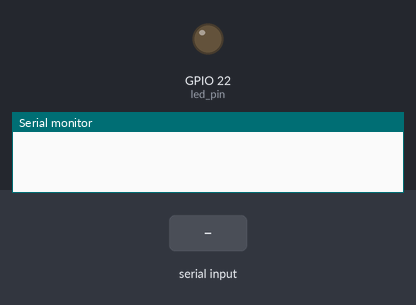
Simulated run of this sketch. Board: ESP32. Shown: output pins drawn as LEDs (lit = HIGH), the last lines printed to the serial monitor. Dashed ring = blinking. The inputs (shaded band) are chosen by the test bench.

Above: at 0.0 s.
At 1.8 s:
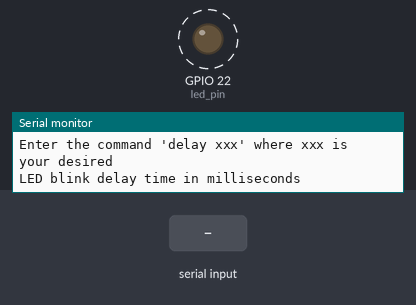
1.9 s: "90,45\n" received over Serial
4.9 s: "0\n" received over Serial
Timing chart, 0 to 13.9 s (numbered marks = the images above; inputs shaded):
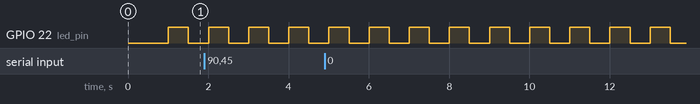

Measured:
- by itself, GPIO 22 (led_pin): alternates HIGH for 0.50 s and LOW for 0.50 s

The sketch:

exercicio_filas.ino
```cpp
#include <freertos/FreeRTOS.h>
#include <freertos/task.h>
#include <freertos/queue.h>

// adaptado de https://www.digikey.com/en/maker/projects/introduction-to-rtos-solution-to-part-5-freertos-queue-example/72d2b361f7b94e0691d947c7c29a03c9

/*
* Date: January 18, 2021
* Author: Shawn Hymel
* License: 0BSD
*/

// Settings
static const uint8_t buf_len = 255;     // Size of buffer to look for command
static const char command[] = "delay "; // Note the space!
static const int delay_queue_len = 5;   // Size of delay_queue
static const int msg_queue_len = 5;     // Size of msg_queue
static const uint8_t blink_max = 10;   // Num times to blink before message

// Pins (change this if your Arduino board does not have LED_BUILTIN defined)
static const int led_pin = 22;

// Message struct: used to wrap strings (not necessary, but it's useful to see
// how to use structs here)
struct Message {
  char body[50];
  int count;
};

// Globals
static QueueHandle_t queue_1; // delay_queue
static QueueHandle_t queue_2; //msg_queue

//*****************************************************************************
// Tasks

// Task: command line interface (CLI) Task A
void taskA(void *parameters) {

  Message rcv_msg; // store message from queue_2
  char c;
  char buf[buf_len]; //255
  uint8_t idx = 0;
  uint8_t cmd_len = strlen(command); //6
  int led_delay;

  // Clear whole buffer
  memset(buf, 0, buf_len); // used to fill a memory block starting at buf, buf_len bytes, with 0

  // Loop forever
  while (1) {

    // See if there's a message in the queue (do not block)
    if (xQueueReceive(queue_2, (void *)&rcv_msg, 0) == pdTRUE) {
      Serial.print(rcv_msg.body);
      Serial.println(rcv_msg.count);
    }

    // Read characters from serial
    if (Serial.available() > 0) {
      c = Serial.read();

      // Store received character to buffer if not over buffer limit
      if (idx < buf_len - 1) {
        buf[idx] = c;
        idx++;
      }

      // Print newline and check input on 'enter'
      if ((c == '\n') || (c == '\r')) {

        // Print newline to terminal
        Serial.print("\r\n");

        // Check if the first 6 characters are "delay "
        if (memcmp(buf, command, cmd_len) == 0) {

          // Convert last part to positive integer (negative int crashes)
          char* tail = &buf[cmd_len];
          led_delay = atoi(tail);
          led_delay = abs(led_delay);
          Serial.print("oi");
          Serial.println(led_delay);

          // Send integer to other task via queue 1
          if (xQueueSend(queue_1, (void *)&led_delay, portMAX_DELAY) != pdTRUE) {
            Serial.println("ERROR: Could not put item on delay queue.");
          }
        }

        // Reset receive buffer and index counter
        memset(buf, 0, buf_len);
        idx = 0;

      // Otherwise, echo character back to serial terminal
      } else {
        Serial.print(c);
      }
    }
  }
}

volatile int count = 1;
// Task B: flash LED based on delay provided, notify other task every 10 blinks
void taskB(void *parameters) {

  Message msg;
  int led_delay = 500; //default
  uint8_t counter = 0; //manage how many times has blinked

  // Set up pin
  pinMode(led_pin, OUTPUT);

  // Loop forever
  while (1) {

    // See if there's a message in the queue_1 (do not block)
    if (xQueueReceive(queue_1, (void *)&led_delay, 0) == pdTRUE) {

      // Best practice: use only one task to manage serial comms
      strcpy(msg.body, "Message received ");
      msg.count = count++;
      xQueueSend(queue_2, (void *)&msg, 10); //taskA prints this message
    }

    // Blink
    digitalWrite(led_pin, HIGH);
    vTaskDelay(pdMS_TO_TICKS(led_delay));
    digitalWrite(led_pin, LOW);
    vTaskDelay(pdMS_TO_TICKS(led_delay));

    // If we've blinked 10 times, send a message to the other task
    counter++;
    if (counter >= blink_max) {

      // Construct message and send
      strcpy(msg.body, "Blinked: ");
      msg.count = counter;
      xQueueSend(queue_2, (void *)&msg, 10);

      // Reset counter
      counter = 0;
    }
  }
}

//*****************************************************************************
// Main (runs as its own task with priority 1 on core 1)

void setup() {

  // Configure Serial
  Serial.begin(115200);

  // Wait a moment to start (so we don't miss Serial output)
  vTaskDelay(pdMS_TO_TICKS(1000));
  Serial.println();
  Serial.println("---FreeRTOS Queue Solution---");
  Serial.println("Enter the command 'delay xxx' where xxx is your desired ");
  Serial.println("LED blink delay time in milliseconds");

  // Create queues
  queue_1 = xQueueCreate(delay_queue_len, sizeof(int));
  queue_2 = xQueueCreate(msg_queue_len, sizeof(Message));

  // Start CLI task
  xTaskCreatePinnedToCore(taskA,
                          "taskA",
                          1024,
                          NULL,
                          1,
                          NULL,
                          1);

  // Start blink task
  xTaskCreatePinnedToCore(taskB,
                          "taskB",
                          1024,
                          NULL,
                          1,
                          NULL,
                          1);

  // Delete "setup and loop" task
  vTaskDelete(NULL);
}

void loop() {
  // Execution should never get here
}
```
